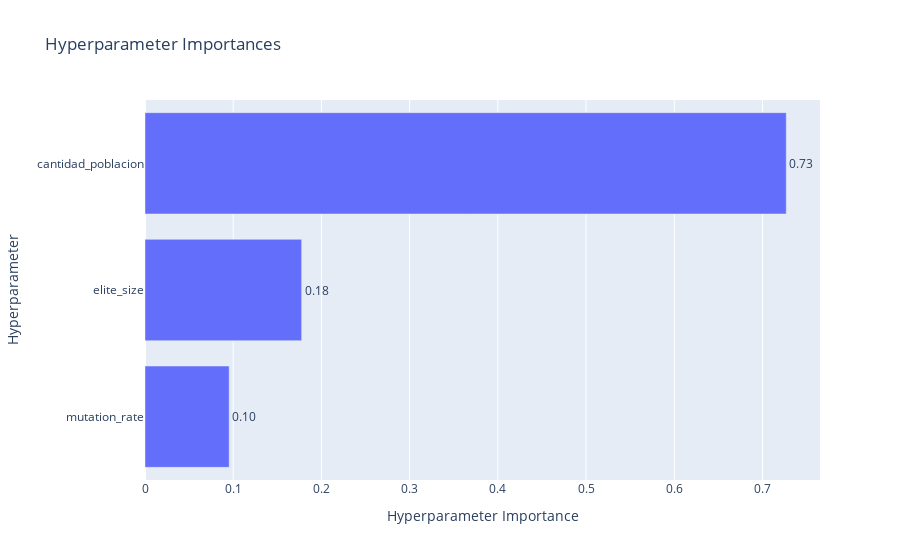

The notebook cell this image was saved under:
### Code cell
# Mostramos las gracias de optimizacion e imprtancia
# optuna_history_fig = plot_optimization_history(study)
optuna_importances_fig = plot_param_importances(study)
# optuna_history_fig.show()
optuna_importances_fig.show()

### Figure 1 — Plotly figure (JSON) as saved in the notebook; plotly's stock layout.template omitted (floating-point values rounded to 4 significant figures)
{"data": [{"cliponaxis": false, "hovertemplate": ["mutation_rate (FloatDistribution): 0.09543480420670268<extra></extra>", "elite_size (IntDistribution): 0.17759655071261457<extra></extra>", "cantidad_poblacion (IntDistribution): 0.7269686450806828<extra></extra>"], "name": "Objective Value", "orientation": "h", "text": ["0.10", "0.18", "0.73"], "textposition": "outside", "type": "bar", "x": [0.09543, 0.1776, 0.727], "y": ["mutation_rate", "elite_size", "cantidad_poblacion"]}], "layout": {"title": {"text": "Hyperparameter Importances"}, "xaxis": {"title": {"text": "Hyperparameter Importance"}}, "yaxis": {"title": {"text": "Hyperparameter"}}}}
